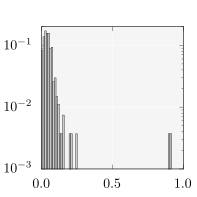

Write the gnuplot code that produced this figure.
set size square
unset key
set lmargin 4.5
set rmargin 1.5
set tmargin 0
set bmargin 0

set xtics 0.5
# set ytics 2

set xrange [0:1]
set yrange [0.001:0.2]

set format x "$%.1f$"
set format y "$10^{%T}$"
set logscale y

plot 'kursawe_histogram_400.dat' w boxes lc black fs solid 0.2
